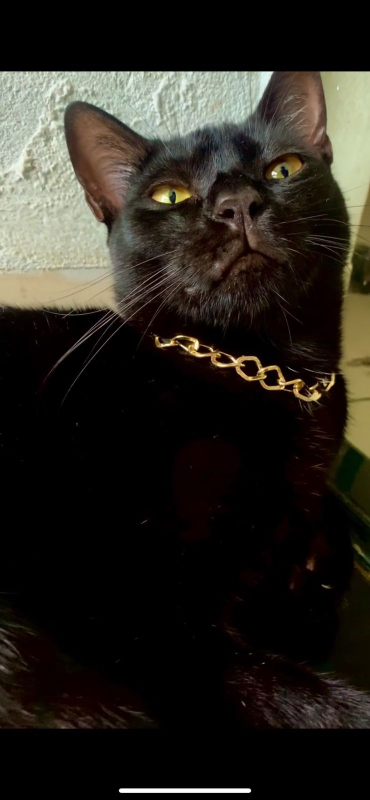
#> input picture Avalição.01/Debi.jpeg, 740 x 1600 px (shown at 1/2 size)
$ jupyter execute Untitled4.ipynb
#> lines starting #> are read from the running program, lines starting #| are printed output that depends on the picture; after the words box and inside, x2 and y2 are one past the last pixel; in counts of white or black regions, pixels touching at a corner belong together
<a href="https://colab.research.google.com/github/HyaGo01/Avalia-o01/blob/main/Untitled4.ipynb" target="_parent"></a>

Processamneto de Imagem

[cell 1]
from google.colab import files  # Importa ferramenta para upload de arquivos no Colab
uploaded = files.upload()       # Abre botão para enviar arquivos do seu computador
#> the answer given: Debi.jpeg

[cell 2]
import cv2                      # Biblioteca OpenCV (visão computacional)
import numpy as np              # Biblioteca para trabalhar com matrizes
from matplotlib import pyplot as plt  # Biblioteca para exibir imagens no Colab

img = cv2.imread('Debi.jpeg')  # Lê a imagem do arquivo (formato BGR)
#> img is the input picture: shape (1600, 740, 3); mean B, G, R 30.8, 37.6, 41.1
img = cv2.cvtColor(img, cv2.COLOR_BGR2RGB)
# Converte BGR → RGB (necessário para exibir corretamente no matplotlib)

plt.imshow(img)                # Mostra a imagem
plt.axis('off')                # Remove os eixos (coordenadas)
plt.show()                     # Exibe a imagem na tela

# Teste 1 - Cinza
Função principal: simplificar a imagem (usado em quase todos os algoritmos)

[cell 3]
gray = cv2.cvtColor(img, cv2.COLOR_RGB2GRAY)
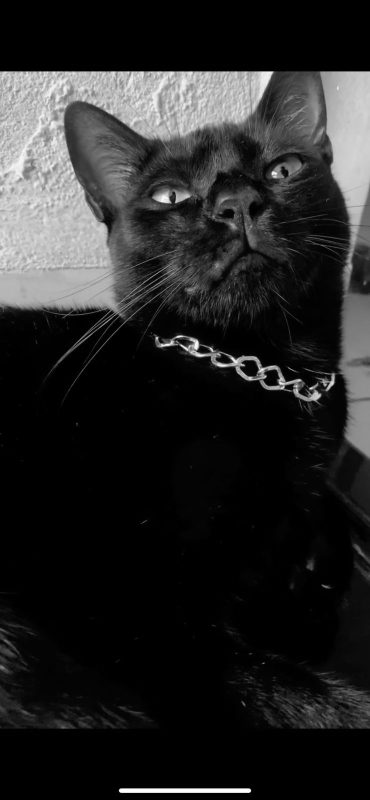
#> gray: shape (1600, 740) (shown at 1/2 size); min 0, max 255, mean 37.9
# Converte imagem colorida para tons de cinza

plt.imshow(gray, cmap='gray')  # Mostra imagem em escala de cinza
plt.axis('off')
plt.show()

#Teste 2 - Blur(Suaviazação)
Função: reduzir ruídos e detalhes pequenos

[cell 4]
blur = cv2.GaussianBlur(img, (5,5), 0)
# Aplica um filtro de suavização usando uma janela 5x5

plt.imshow(blur)
plt.axis('off')
plt.show()

#Tete 3 - Binarização(threshold)
Função: transformar imagem em preto e branco (muito usado em detecção)

[cell 5]
gray = cv2.cvtColor(img, cv2.COLOR_RGB2GRAY)
# Converte para cinza

_, binaria = cv2.threshold(gray, 127, 255, cv2.THRESH_BINARY)
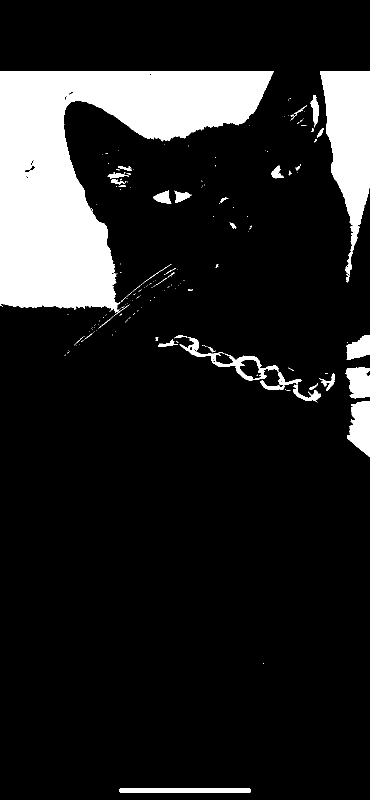
#> binaria: shape (1600, 740) (shown at 1/2 size); 13.8% white; 183 white regions (141 under 20 px), largest, box (x1, y1, x2, y2) and area: (0, 143, 548, 625) 122571, (640, 143, 740, 549) 22935, (694, 802, 740, 914) 3601
# threshold: separa pixels em preto (0) e branco (255)
# 127 = valor limite (limiar)

plt.imshow(binaria, cmap='gray')
plt.axis('off')
plt.show()

#Teste 4 - Bordas (Canny)
Função: encontrar contornos e formas

[cell 6]
edges = cv2.Canny(gray, 100, 200)
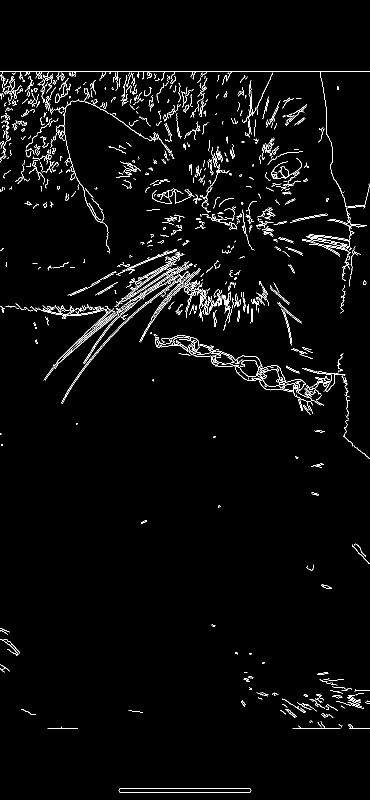
#> edges: shape (1600, 740) (shown at 1/2 size); 2.7% white in thin lines or dots
# Detecta bordas na imagem
# 100 e 200 = limites inferior e superior de detecção

plt.imshow(edges, cmap='gray')
plt.axis('off')
plt.show()

#Teste 5 - Desenhar na Imagem
Função: marcar regiões na imagem

[cell 7]
img_copy = img.copy()
# Cria uma cópia da imagem original (para não alterar a original)

cv2.rectangle(img_copy, (50,50), (200,200), (255,0,0), 3)
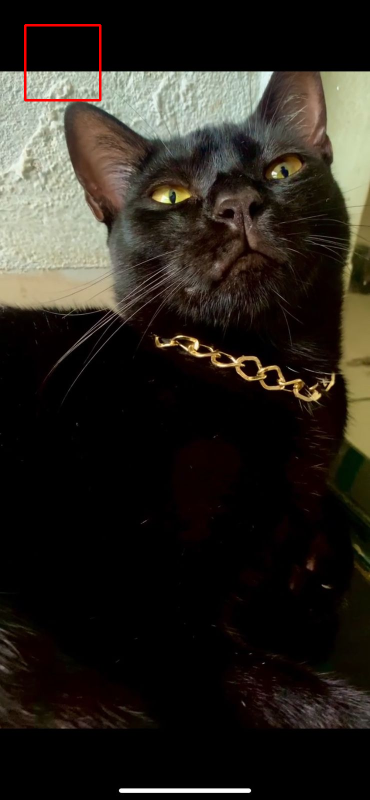
#> img_copy: shape (1600, 740, 3) (shown at 1/2 size); mean R, G, B 41.6, 37.4, 30.7
# Desenha um retângulo
# (50,50) = ponto inicial
# (200,200) = ponto final
# (255,0,0) = cor (vermelho no RGB)
# 3 = espessura da linha

plt.imshow(img_copy)
plt.axis('off')
plt.show()

#Teste 6 - Alterar pixel
Função: modificar imagem pixel por pixel

[cell 8]
(b, g, r) = img[0, 0]  # lê pixel
#> b = 0; g = 0; r = 0

img[0, 0] = (255, 0, 0)  # altera pixel para vermelho
#> img: shape (1600, 740, 3); mean R, G, B 41.1, 37.6, 30.8

plt.imshow(img)  # MOSTRA a alteração
plt.axis('off')
plt.show()

#Teste 7 - Alterar
Função: modificar imagem pixel por pixel

[cell 9]
for y in range(0, img.shape[0]):      # Percorre linhas
    for x in range(0, img.shape[1]):  # Percorre colunas
        img[y, x] = (255, 0, 0)       # Define cor do pixel
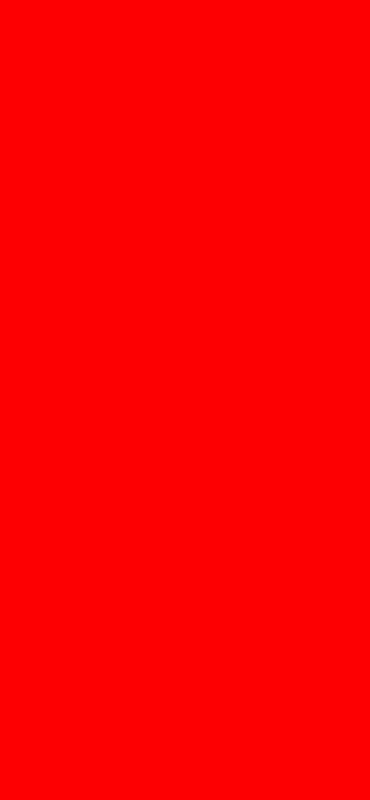
#> img: shape (1600, 740, 3) (shown at 1/2 size); mean R, G, B 255, 0, 0
plt.imshow(img)
plt.axis('off')
plt.show()

[cell 10]
img_resized = cv2.resize(img, (300, 300))
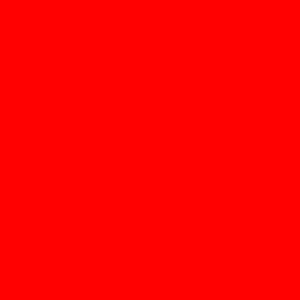
#> img_resized: shape (300, 300, 3); mean R, G, B 255, 0, 0

plt.imshow(img_resized)
plt.axis('off')
plt.show()

#Recarrega a Imagem

[cell 11]
img = cv2.imread('Debi.jpeg')
img = cv2.cvtColor(img, cv2.COLOR_BGR2RGB)

plt.imshow(img)
plt.axis('off')
plt.show()

[cell 12]
crop = img[100:200, 100:200]
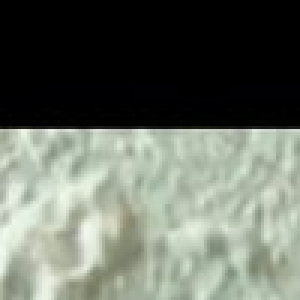
#> crop: shape (100, 100, 3) (shown 3 times larger); mean R, G, B 103.8, 110, 99.8

plt.imshow(crop)
plt.axis('off')
plt.show()

#Teste - Conversãode cores
Função: mudar representação de cores

[cell 13]
hsv = cv2.cvtColor(img, cv2.COLOR_RGB2HSV)
#> hsv: shape (1600, 740, 3); mean H, S, V 19.4, 80, 42.3
# Converte para HSV (usado para detectar cores)
hsv = cv2.cvtColor(img, cv2.COLOR_RGB2HSV)
# Converte para HSV (usado para detectar cores)

lab = cv2.cvtColor(img, cv2.COLOR_RGB2LAB)
#> lab: shape (1600, 740, 3); mean of channels 0, 1, 2 39.1, 128.3, 132.1
# Converte para LAB (melhor para análise de iluminação)
plt.imshow(hsv)
plt.axis('off')
plt.show()
